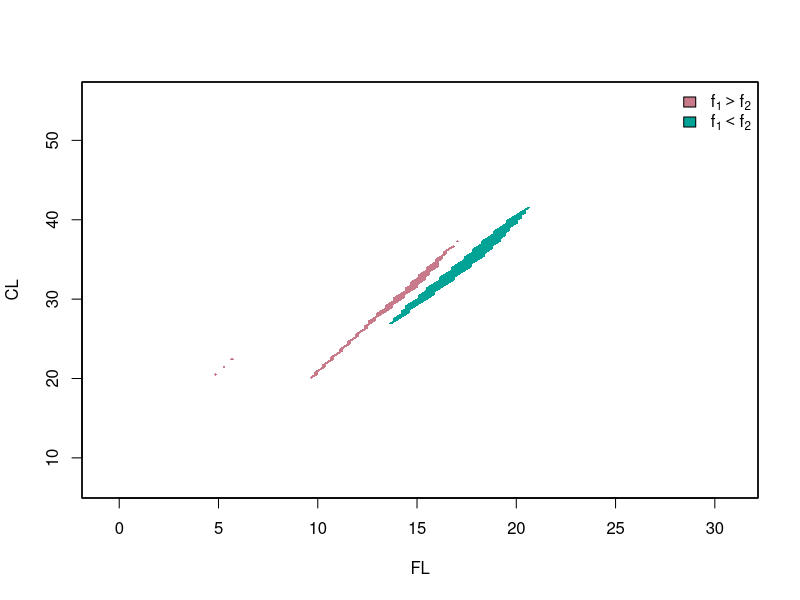

Reproduce this figure in R.
library(ks)


### Name: plot.kde.loctest
### Title: Plot for kernel local significant difference regions
### Aliases: plot.kde.loctest
### Keywords: hplot

### ** Examples

library(MASS)
data(crabs)
x1 <- crabs[crabs$sp=="B", c(4,6)]
x2 <- crabs[crabs$sp=="O", c(4,6)]
loct <- kde.local.test(x1=x1, x2=x2)
plot(loct)
